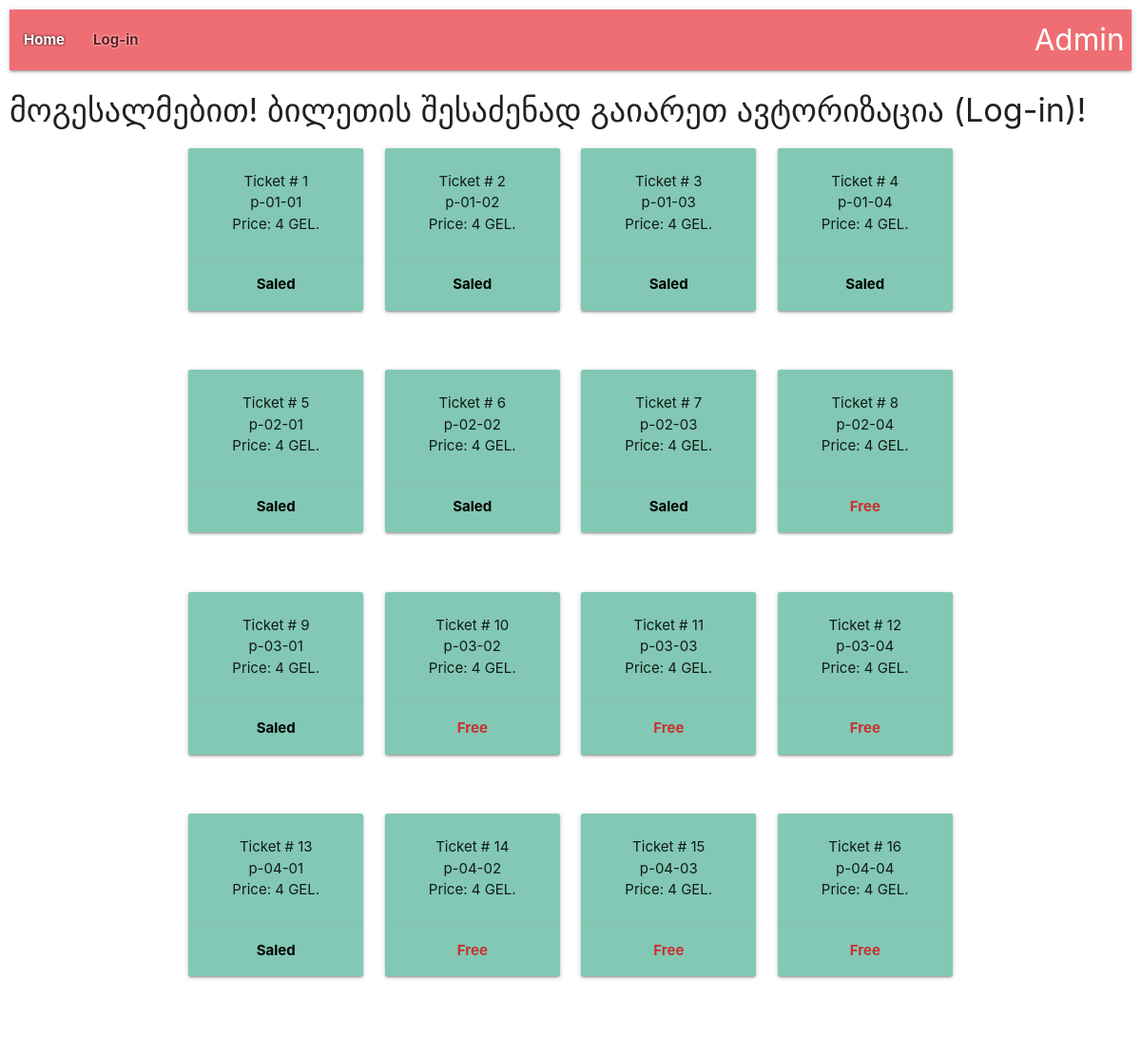
The page /tickets/ on the database as committed earlier.
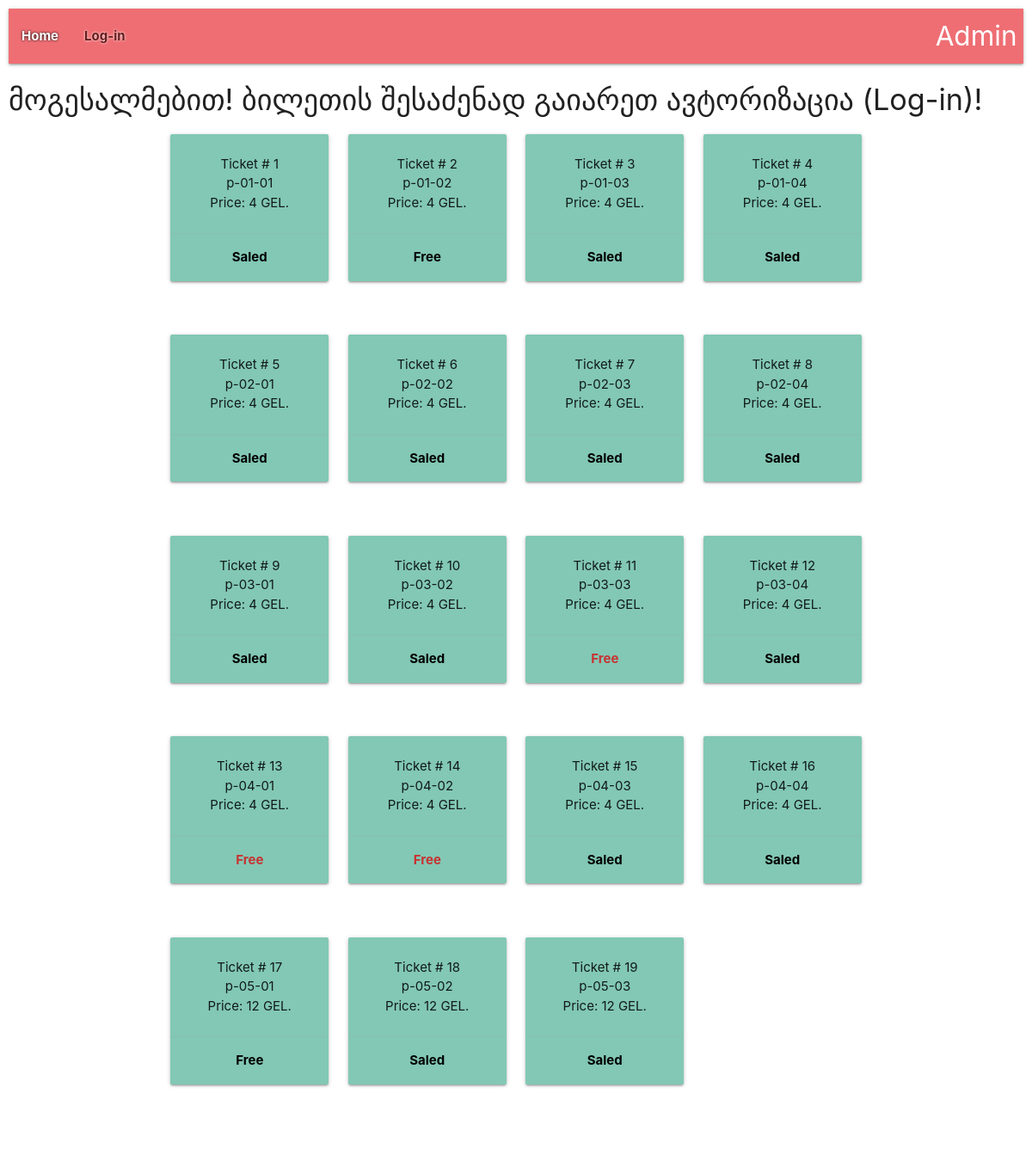
The same page on the database as committed later.
### tickets/models.py (models this page shows, shortened)
class Ticket(models.Model):
    name = models.CharField(max_length=24, verbose_name='Name')
    start_time = models.DateTimeField(verbose_name='Start time', default=datetime(2021, 2, 3))
    end_time = models.DateTimeField(verbose_name="End time", default=datetime(2021, 2, 4))
    code = models.IntegerField(unique=True)
    price = models.IntegerField(default=12)
    class StatusType(TextChoices):
        FREE = 'Free', _("Free")
        SALED = 'Saled', _("Saled")
    status = models.CharField(max_length=5, choices=StatusType.choices, default=StatusType.FREE)
    class Meta:
        verbose_name = _('Ticket')
        verbose_name_plural = _('Tickets')

### tickets/views.py (the view)
# urls.py: path('', include('tickets.urls', namespace='tickets')),
def tickets(request: WSGIRequest):
    ticket_list = Ticket.objects.all()
    context = {
        'ticket_list': ticket_list,
    }
    return render(request=request, template_name='tickets/tickets.html', context=context)

### templates/tickets/tickets.html
{% extends 'base.html' %}
{% block content %}
<h4>მოგესალმებით! ბილეთის შესაძენად გაიარეთ ავტორიზაცია (Log-in)!</h4>
<div class="container">
    <div class="row">
        {% for ticket in ticket_list %}
        {% if forloop.counter0|divisibleby:4 %}
        <div class="row">
            {% endif %}
            <div class="col s12 m3 l3 center">
                <div class="row">
                    <div class="col s12">
                        <div class="card" style="background-color: rgb(130,200,180);">
                            <div class="card-content">
                                <p>Ticket # {{ ticket.pk }}</p>
                                <p>{{ ticket.name }}</p>
                                <p>Price: {{ ticket.price }} GEL.</p>
                            </div>
                            <div class="card-action">
                                {% if ticket.orders %}
                                <span style="color: rgb(0,0,0); font-weight: bold;">{{ ticket.status }}</span>
                                {% else %}
                                <span style="color: rgb(200,50,50); font-weight: bold;">{{ ticket.status }}</span>
                                {% endif %}
                            </div>
                        </div>
                    </div>
                </div>
            </div>
            {% if forloop.counter|divisibleby:4 or forloop.last %}
        </div>
        {% endif %}
        {% endfor %}
    </div>
</div>
{% endblock %}

Rows that differ between the two databases and show on the page:
changed Ticket id 2: status "Saled" → "Free"
changed Ticket id 8: status "Free" → "Saled"
changed Ticket id 10: status "Free" → "Saled"
changed Ticket id 12: status "Free" → "Saled"
changed Ticket id 13: status "Saled" → "Free"
changed Ticket id 15: status "Free" → "Saled"
changed Ticket id 16: status "Free" → "Saled"
added Ticket: pk "17", name "p-05-01", price "12", status "Free"
added Ticket: pk "18", name "p-05-02", price "12", status "Saled"
added Ticket: pk "19", name "p-05-03", price "12", status "Saled"
